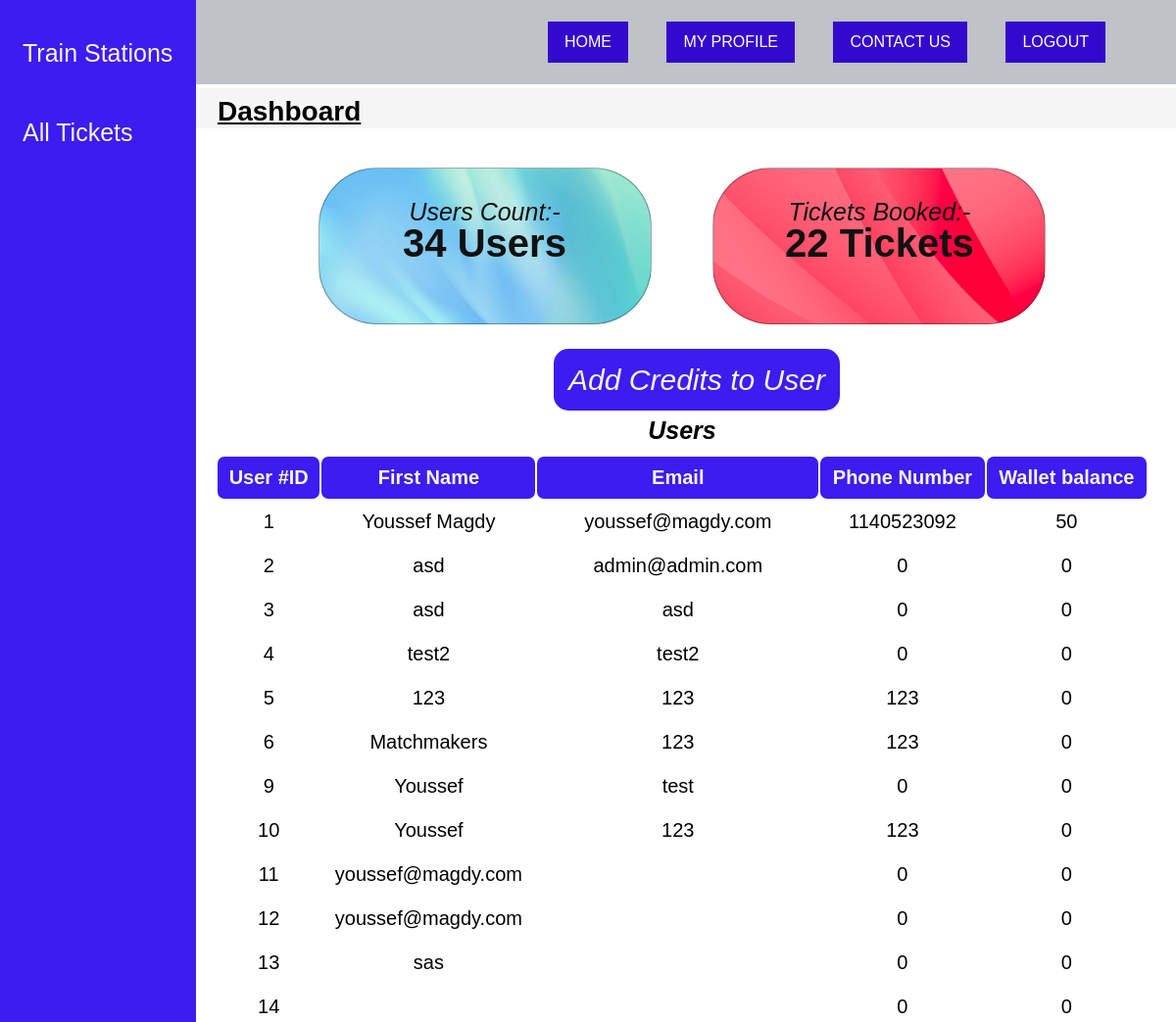
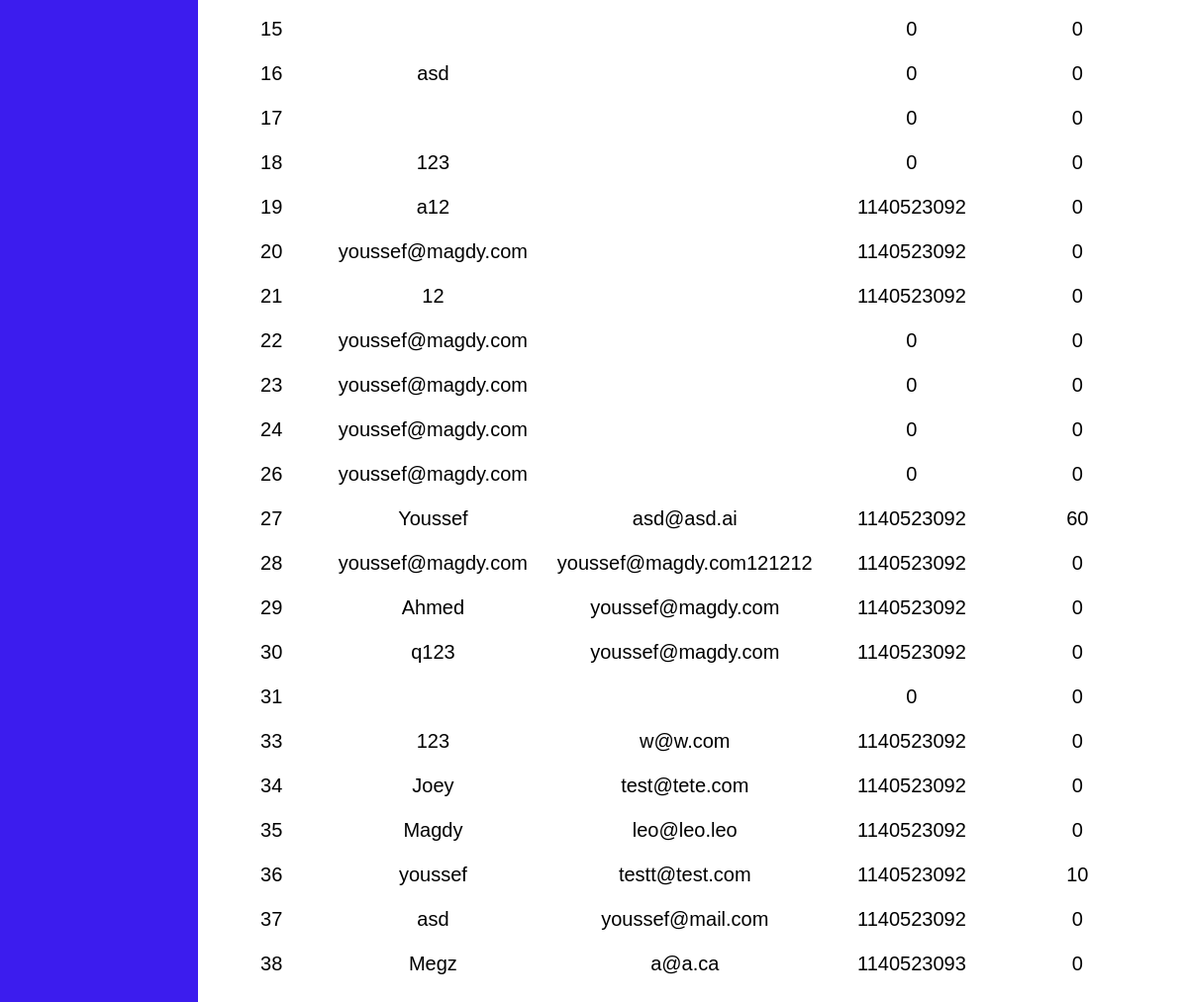
The app's page /admin-panel.php (signed in) with its own data (2 pictures, top to bottom).
### tables this page shows
CREATE TABLE `users` (
  `id` int(10) NOT NULL,
  `user_name` varchar(200) NOT NULL,
  `user_email` varchar(200) NOT NULL,
  `user_password` varchar(200) NOT NULL,
  `user_phone` int(12) NOT NULL,
  `user_type` varchar(10) NOT NULL,
  `profile_picture` varchar(255) NOT NULL DEFAULT 'default-pp.jpg',
  `hasTicket` int(1) NOT NULL,
  `user_balance` int(255) NOT NULL
);

### admin-panel.php (the view, shortened to what this page needs)
<!DOCTYPE html>
<html lang="en">
<head>
  <link rel="stylesheet" href="CSS/admin-panel.css">
</head>
<?php
    include 'navbar.php';?>
<body>
  <div class="sidenav">
    <a href="train-stations.php">Train Stations</a>
    <a href="all-tickets.php">All Tickets</a>
  </div>
  <div class="body2">
    <div class="title">
      <p> <b>Dashboard</b></p>
    </div>
    <div class="three-squares">
      <div class="square1">
        <div class="text1">
          <p>Users Count:-</p>
          <h4 name="numberOfUsers" class="heading4"><span><?php $sql = "SELECT COUNT(*) AS total from users";
$result = $conn->query($sql);
$data =  $result->fetch_assoc();
echo $data['total'];?></span> Users</h4>
        </div>
      </div>
      <div class="square3">
        <div class="text3">
          <p>Tickets Booked:-</p>
          <h4 name="totalNumberOfTicketBooked" class="heading4"><span><?php $sql = "SELECT COUNT(*) AS total from tickets";
$result = $conn->query($sql);
$data =  $result->fetch_assoc();
echo $data['total'];?></span> Tickets</h4>
        </div>
      </div>
      <div class="add-credits-button">
          <a id="addCreditsButton" href = 'add-credits.php'> Add Credits to User</a>
        </div>
    </div>
    <div class="users-table">
      <table>
        <caption><b>Users</b></caption>
        <thead>
          <tr>
            <th>User #ID</th>
            <th>First Name</th>
            <th>Email</th>
            <th>Phone Number</th>
            <th>Wallet balance</th>
          </tr>
        </thead>
        <?php
$sql='SELECT * FROM users';
$result=mysqli_query($conn,$sql);
while($row=mysqli_fetch_assoc($result))
{
?>
  <tbody>
  <tr>
    <td><span name="ID"><?php echo $row['id'] ?></span></td>
    <td><?php echo $row['user_name'] ?></td>
    <td><?php echo $row['user_email'] ?></td>
    <td><?php echo $row['user_phone'] ?></td>
    <td><?php echo $row['user_balance'];?></td>
  </tr>
</tbody>
<?php
}
?>
      </table>
    </div>
  </div>
</body>
</html>

### css/admin-panel.css (style rules this page uses)
body { font-family: 'Poppins', sans-serif; }
.sidenav { height: 100%; width: 200px; position: fixed; z-index: 1; top: 0; left: 0px; background-color: rgb(60, 28, 238); overflow-x: hidden; padding-top: 34px; }
.sidenav a { padding: 6px 6px 6px 23px; text-decoration: none; margin-bottom: 40px; font-size: 25px; color: whitesmoke; display: block; }
.body2 { margin-left: 192px; }
.title { margin-top: 90px; font-size: 28px; text-decoration: underline; text-underline-offset: 2px; background-color: whitesmoke; padding: 8px 30px 1px; }
.three-squares { font-size: 25px; font-style: italic; color: #111; text-align: center; }
.square1, .square2, .square3 { display: inline-block; height: 160px; width: 340px; margin: 40px 28px; border: 1px rgba(0, 0, 0, 0.345) solid; border-radius: 60px; }
.square1 { background-image: url(../images/d1b416e60c46e7f6269f425c2bb8f683.jpg); background-repeat: no-repeat; background-size: cover; }
.square3 { background-image: url(../images/the-background-292729__480\ copy.jpg); background-repeat: no-repeat; background-size: cover; }
.text1, .text2, .text3 { padding: 30px 30px; }
.heading4 { font-style: normal; margin-top: -5px; text-align: center; font-size: 40px; }
.users-table { text-align: center; margin: 20px 28px; font-size: 20px; }
table { width: 100%; }
th { color: whitesmoke; background-color: rgb(60, 28, 238); border: 0px #111 solid; border-radius: 7px; }
th, td { padding: 10px; }
caption { font-size: 25px; font-style: italic; margin-bottom: 10px; }
.add-credits-button { margin-left: 30px; display: inline-block; text-align: right; }
#addCreditsButton { border-radius: 15px; color: whitesmoke; text-decoration: none; background-color: rgb(60, 28, 238); border: 0px black solid; border-color: unset; font-size: 30px; padding: 15px; margin-bottom: 30px; }

### css/index.css (style rules this page uses)
:root { --main-text-color: #3409ce; }
* { font-family: "Poppins", sans-serif; margin: 0; padding: 0; box-sizing: border-box; list-style: none; }

### records on screen
users: id "1", user_name "Youssef Magdy", user_email "youssef@magdy.com", user_phone "1140523092", user_balance "50"
users: id "2", user_name "asd", user_email "admin@admin.com", user_phone "0", user_balance "0"
users: id "3", user_name "asd", user_email "asd", user_phone "0", user_balance "0"
users: id "4", user_name "test2", user_email "test2", user_phone "0", user_balance "0"
users: id "5", user_name "123", user_email "123", user_phone "123", user_balance "0"
users: id "6", user_name "Matchmakers", user_email "123", user_phone "123", user_balance "0"
users: id "9", user_name "Youssef", user_email "test", user_phone "0", user_balance "0"
users: id "10", user_name "Youssef", user_email "123", user_phone "123", user_balance "0"
users: id "11", user_name "youssef@magdy.com", user_phone "0", user_balance "0"
users: id "12", user_name "youssef@magdy.com", user_phone "0", user_balance "0"
users: id "13", user_name "sas", user_phone "0", user_balance "0"
users: id "14", user_phone "0", user_balance "0"
users: id "15", user_phone "0", user_balance "0"
users: id "16", user_name "asd", user_phone "0", user_balance "0"
users: id "17", user_phone "0", user_balance "0"
users: id "18", user_name "123", user_phone "0", user_balance "0"
users: id "19", user_name "a12", user_phone "1140523092", user_balance "0"
users: id "20", user_name "youssef@magdy.com", user_phone "1140523092", user_balance "0"
users: id "21", user_name "12", user_phone "1140523092", user_balance "0"
users: id "22", user_name "youssef@magdy.com", user_phone "0", user_balance "0"
users: id "23", user_name "youssef@magdy.com", user_phone "0", user_balance "0"
users: id "24", user_name "youssef@magdy.com", user_phone "0", user_balance "0"
users: id "26", user_name "youssef@magdy.com", user_phone "0", user_balance "0"
users: id "27", user_name "Youssef", user_email "asd@asd.ai", user_phone "1140523092", user_balance "60"
users: id "28", user_name "youssef@magdy.com", user_email "youssef@magdy.com121212", user_phone "1140523092", user_balance "0"
users: id "29", user_name "Ahmed", user_email "youssef@magdy.com", user_phone "1140523092", user_balance "0"
users: id "30", user_name "q123", user_email "youssef@magdy.com", user_phone "1140523092", user_balance "0"
users: id "31", user_phone "0", user_balance "0"
users: id "33", user_name "123", user_email "w@w.com", user_phone "1140523092", user_balance "0"
users: id "34", user_name "Joey", user_email "test@tete.com", user_phone "1140523092", user_balance "0"
users: id "35", user_name "Magdy", user_email "leo@leo.leo", user_phone "1140523092", user_balance "0"
users: id "36", user_name "youssef", user_email "testt@test.com", user_phone "1140523092", user_balance "10"
users: id "37", user_name "asd", user_email "youssef@mail.com", user_phone "1140523092", user_balance "0"
users: id "38", user_name "Megz", user_email "a@a.ca", user_phone "1140523093", user_balance "0"

### other values on screen
$data['total'] "34"
$data['total'] "22"
